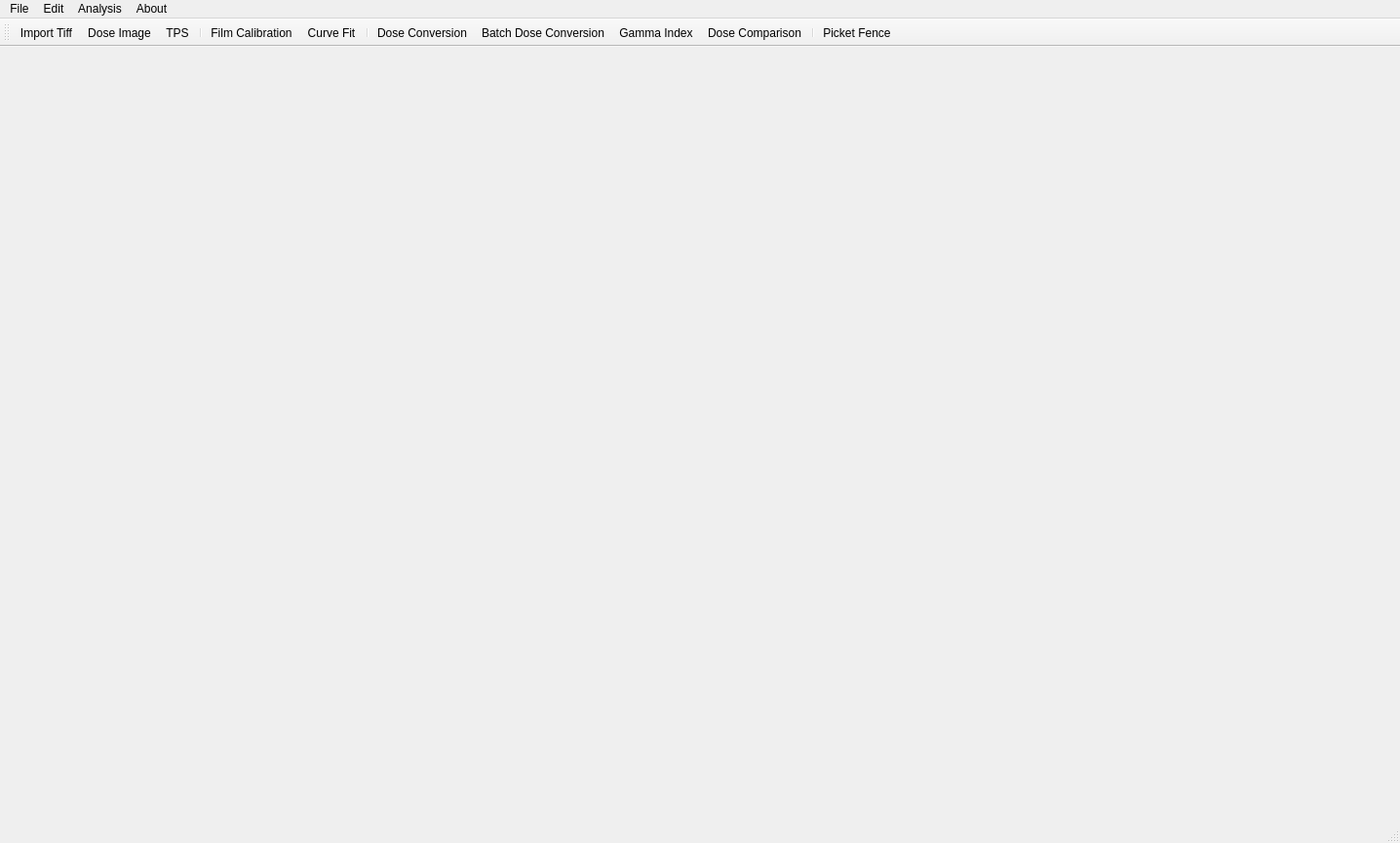
<?xml version="1.0" encoding="UTF-8"?>
<ui version="4.0">
    <class>MainWindow</class>
    <widget class="QMainWindow" name="MainWindow">
        <property name="geometry">
            <rect>
                <x>0</x>
                <y>0</y>
                <width>1436</width>
                <height>865</height>
            </rect>
        </property>
        <property name="windowTitle">
            <string>Film2dose</string>
        </property>
        <property name="windowIcon">
            <iconset resource="icons.qrc">
                <normaloff>:/icons/App_icon.png</normaloff>:/icons/App_icon.png
            </iconset>
        </property>
        <widget class="QWidget" name="centralwidget">
            <layout class="QHBoxLayout" name="horizontalLayout"/>
        </widget>
        <widget class="QMenuBar" name="menubar">
            <property name="geometry">
                <rect>
                    <x>0</x>
                    <y>0</y>
                    <width>1436</width>
                    <height>25</height>
                </rect>
            </property>
            <widget class="QMenu" name="menuFile">
                <property name="title">
                    <string>File</string>
                </property>
                <widget class="QMenu" name="menuNew_Project">
                    <property name="title">
                        <string>New Project</string>
                    </property>
                    <addaction name="actionFilm_Calibration"/>
                    <addaction name="actionPlan_Comparisson"/>
                    <addaction name="actionDose_Conversion"/>
                </widget>
                <widget class="QMenu" name="menuExport">
                    <property name="title">
                        <string>Export</string>
                    </property>
                    <addaction name="actionDICOM_RT"/>
                    <addaction name="actionFilm2dose"/>
                </widget>
                <widget class="QMenu" name="menuImport">
                    <property name="title">
                        <string>Import Image</string>
                    </property>
                    <addaction name="action48_bit_tiff_image"/>
                    <addaction name="actionCommon_TPS_formats"/>
                </widget>
                <addaction name="menuImport"/>
                <addaction name="separator"/>
                <addaction name="menuNew_Project"/>
                <addaction name="menuExport"/>
                <addaction name="separator"/>
                <addaction name="actionClose"/>
                <addaction name="actionQuit"/>
            </widget>
            <widget class="QMenu" name="menuEdit">
                <property name="title">
                    <string>Edit</string>
                </property>
                <addaction name="separator"/>
            </widget>
            <widget class="QMenu" name="menuAnalysis">
                <property name="title">
                    <string>Analysis</string>
                </property>
                <widget class="QMenu" name="menuQA">
                    <property name="title">
                        <string>QA</string>
                    </property>
                    <addaction name="actionFlatness_and_Symmetry"/>
                    <addaction name="actionStarShot"/>
                </widget>
                <addaction name="separator"/>
                <addaction name="menuQA"/>
            </widget>
            <widget class="QMenu" name="menuAbout">
                <property name="title">
                    <string>About</string>
                </property>
                <addaction name="actionLicence"/>
                <addaction name="actionAbout"/>
            </widget>
            <addaction name="menuFile"/>
            <addaction name="menuEdit"/>
            <addaction name="menuAnalysis"/>
            <addaction name="menuAbout"/>
        </widget>
        <widget class="QStatusBar" name="statusbar"/>
        <widget class="QToolBar" name="toolBar">
            <property name="windowTitle">
                <string>toolBar</string>
            </property>
            <property name="toolButtonStyle">
                <enum>Qt::ToolButtonTextBesideIcon</enum>
            </property>
            <attribute name="toolBarArea">
                <enum>TopToolBarArea</enum>
            </attribute>
            <attribute name="toolBarBreak">
                <bool>false</bool>
            </attribute>
            <addaction name="action48_bit_tiff_image"/>
            <addaction name="actionDose_Image"/>
            <addaction name="actionCommon_TPS_formats"/>
            <addaction name="separator"/>
            <addaction name="actionFilm_Calibration"/>
            <addaction name="actionFitCurves"/>
            <addaction name="separator"/>
            <addaction name="actionDose_Conversion"/>
            <addaction name="actionBatch_film2dose"/>
            <addaction name="actionGamma_Index_2"/>
            <addaction name="actionPlan_Comparisson"/>
            <addaction name="separator"/>
            <addaction name="actionPicket_Fence_2"/>
        </widget>
        <action name="actionFilm_Calibration">
            <property name="icon">
                <iconset resource="icons.qrc">
                    <normaloff>:/icons/scanner.png</normaloff>:/icons/scanner.png
                </iconset>
            </property>
            <property name="text">
                <string>Film Calibration</string>
            </property>
        </action>
        <action name="actionPlan_Comparisson">
            <property name="icon">
                <iconset resource="icons.qrc">
                    <normaloff>:/icons/compare.png</normaloff>:/icons/compare.png
                </iconset>
            </property>
            <property name="text">
                <string>Plan Comparisson</string>
            </property>
            <property name="iconText">
                <string>Dose Comparison</string>
            </property>
        </action>
        <action name="actionDICOM_RT">
            <property name="text">
                <string>DICOM RT</string>
            </property>
        </action>
        <action name="actionClose">
            <property name="text">
                <string>Close</string>
            </property>
        </action>
        <action name="actionQuit">
            <property name="text">
                <string>Quit</string>
            </property>
        </action>
        <action name="action48_bit_tiff_image">
            <property name="icon">
                <iconset resource="icons.qrc">
                    <normaloff>:/icons/Import Picture Document.png</normaloff>:/icons/Import Picture Document.png
                </iconset>
            </property>
            <property name="text">
                <string>Import Image</string>
            </property>
            <property name="iconText">
                <string>Import Tiff</string>
            </property>
        </action>
        <action name="actionCommon_TPS_formats">
            <property name="icon">
                <iconset resource="icons.qrc">
                    <normaloff>:/icons/import1.png</normaloff>:/icons/import1.png
                </iconset>
            </property>
            <property name="text">
                <string>TPS formats</string>
            </property>
            <property name="iconText">
                <string>TPS</string>
            </property>
        </action>
        <action name="actionFitCurves">
            <property name="icon">
                <iconset resource="icons.qrc">
                    <normaloff>:/icons/curvechart-edit.png</normaloff>:/icons/curvechart-edit.png
                </iconset>
            </property>
            <property name="text">
                <string>Curve Fit</string>
            </property>
        </action>
        <action name="actionFilm2dose">
            <property name="text">
                <string>Film2dose</string>
            </property>
        </action>
        <action name="actionGamma_Index">
            <property name="text">
                <string>Gamma Index</string>
            </property>
        </action>
        <action name="actionProfiles">
            <property name="text">
                <string>Profiles</string>
            </property>
        </action>
        <action name="actionStartshot">
            <property name="text">
                <string>Startshot</string>
            </property>
        </action>
        <action name="actionPicket_Fence">
            <property name="text">
                <string>Picket Fence</string>
            </property>
        </action>
        <action name="actionRestore_Image">
            <property name="text">
                <string>Restore image</string>
            </property>
        </action>
        <action name="action90_degrees_CW">
            <property name="icon">
                <iconset resource="icons.qrc">
                    <normaloff>:/icons/rotate_cw.png</normaloff>:/icons/rotate_cw.png
                </iconset>
            </property>
            <property name="text">
                <string>90 degrees CW</string>
            </property>
        </action>
        <action name="action90_degrees_CCW">
            <property name="icon">
                <iconset resource="icons.qrc">
                    <normaloff>:/icons/rotate_ccw.png</normaloff>:/icons/rotate_ccw.png
                </iconset>
            </property>
            <property name="text">
                <string>90 degrees CCW</string>
            </property>
        </action>
        <action name="actionGrid">
            <property name="text">
                <string>Grid</string>
            </property>
        </action>
        <action name="actionColormap">
            <property name="text">
                <string>Colormap</string>
            </property>
        </action>
        <action name="actionMean_Value">
            <property name="text">
                <string>Mean Value</string>
            </property>
        </action>
        <action name="actionPicket_Fence_2">
            <property name="icon">
                <iconset resource="icons.qrc">
                    <normaloff>:/icons/grid.png</normaloff>:/icons/grid.png
                </iconset>
            </property>
            <property name="text">
                <string>Picket Fence</string>
            </property>
        </action>
        <action name="actionStarShot">
            <property name="text">
                <string>StarShot</string>
            </property>
        </action>
        <action name="actionFlatness_and_Symmetry">
            <property name="text">
                <string>Flatness and Symmetry</string>
            </property>
        </action>
        <action name="actionDose_Conversion">
            <property name="icon">
                <iconset resource="icons.qrc">
                    <normaloff>:/icons/App_icon.png</normaloff>:/icons/App_icon.png
                </iconset>
            </property>
            <property name="text">
                <string>Dose Conversion</string>
            </property>
        </action>
        <action name="actionROI">
            <property name="text">
                <string>ROI</string>
            </property>
        </action>
        <action name="actionHorizontal_Flip">
            <property name="text">
                <string>Horizontal Flip</string>
            </property>
        </action>
        <action name="actionVertical_Flip">
            <property name="text">
                <string>Vertical Flip</string>
            </property>
        </action>
        <action name="actionBatch_film2dose">
            <property name="icon">
                <iconset resource="icons.qrc">
                    <normaloff>:/icons/App_icon.png</normaloff>:/icons/App_icon.png
                </iconset>
            </property>
            <property name="text">
                <string>Batch film2dose</string>
            </property>
            <property name="iconText">
                <string>Batch Dose Conversion</string>
            </property>
        </action>
        <action name="actionLicence">
            <property name="text">
                <string>Licence</string>
            </property>
        </action>
        <action name="actionAbout">
            <property name="text">
                <string>About</string>
            </property>
        </action>
        <action name="actionDose_Image">
            <property name="icon">
                <iconset resource="icons.qrc">
                    <normaloff>:/icons/Dosimetry.png</normaloff>:/icons/Dosimetry.png
                </iconset>
            </property>
            <property name="text">
                <string>Dose Image</string>
            </property>
        </action>
        <action name="actionS">
            <property name="text">
                <string>s</string>
            </property>
        </action>
        <action name="actionS_2">
            <property name="text">
                <string>s</string>
            </property>
        </action>
        <action name="actionGamma_Index_2">
            <property name="icon">
                <iconset resource="icons.qrc">
                    <normaloff>:/icons/Greek_Gamma.png</normaloff>:/icons/Greek_Gamma.png
                </iconset>
            </property>
            <property name="text">
                <string>Gamma Index</string>
            </property>
        </action>
    </widget>
    <resources>
        <include location="icons.qrc"/>
    </resources>
    <connections/>
</ui>
